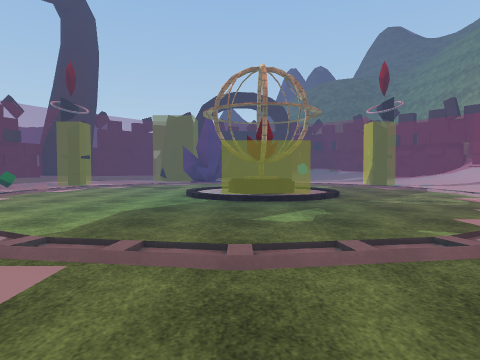
view 1 (above)

24 first-person views from a walk through a 3-D level made in the Unity game engine. The camera is 1.3 m above the floor, tilts 2° down and sees 75° across. The floor is counted in squares, 2 m on a side. Each view is taken from the middle of a square. On the plan, view 1 faces up. The plan holds only what a view shows up to about 10 squares ahead; the rest is blank. The place goes on beyond the plan. The player character is not drawn. Some animated figures are not drawn. Some surface patterns are stand-ins.

view 2
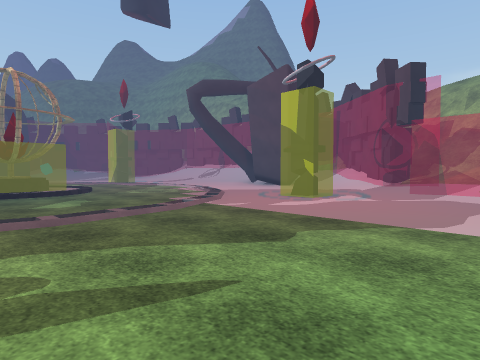

view 3
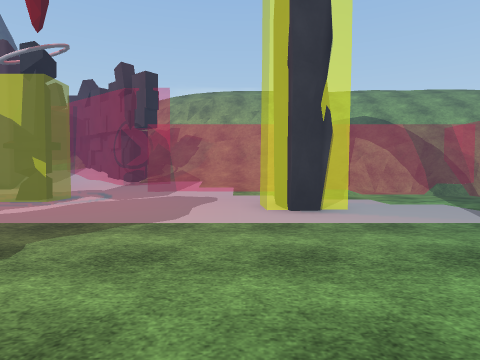

view 4
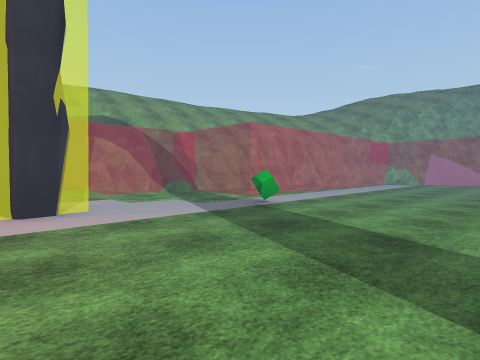

view 5
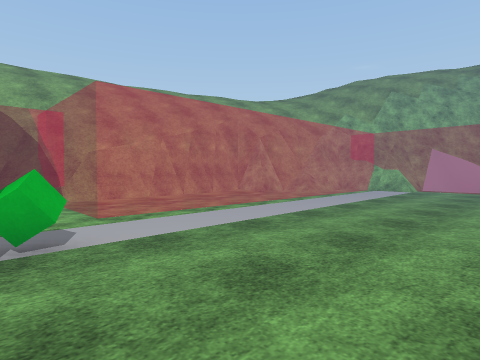

view 6
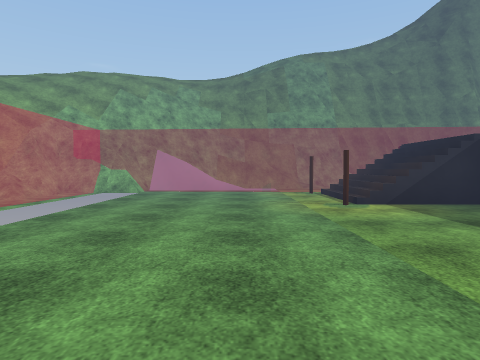

view 7
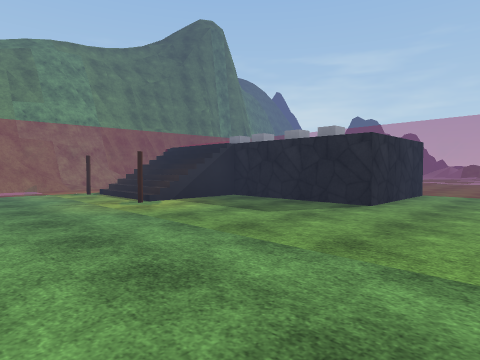

view 8
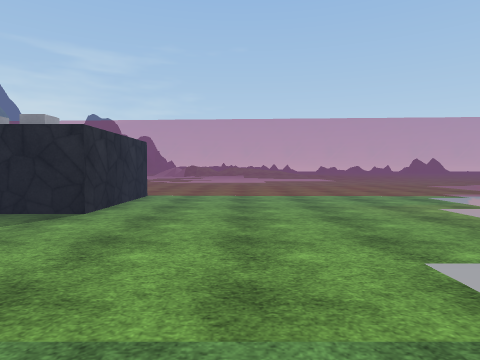

view 9
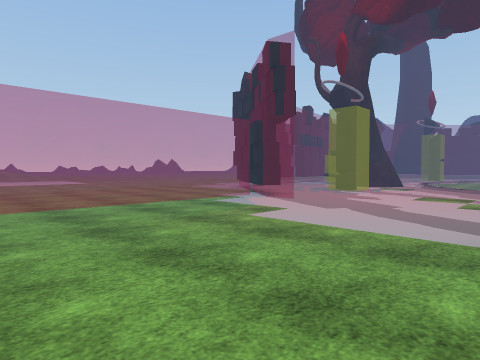

view 10
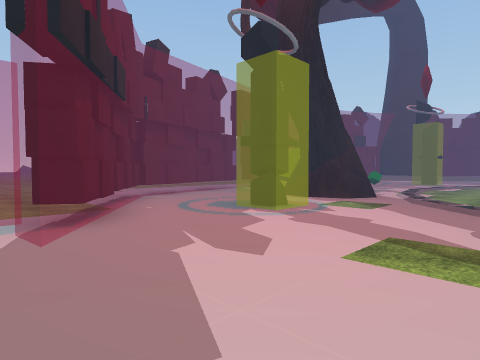

view 11
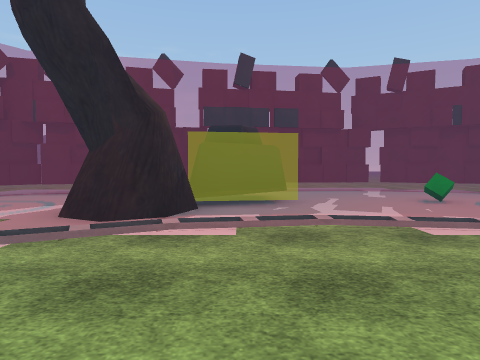

view 12
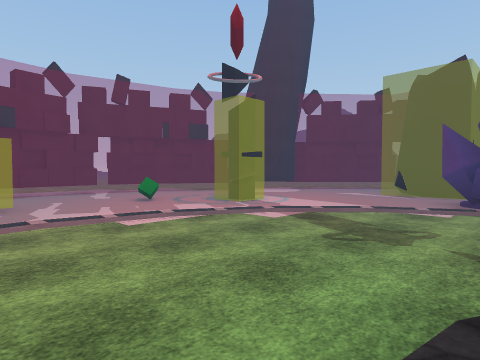

view 13
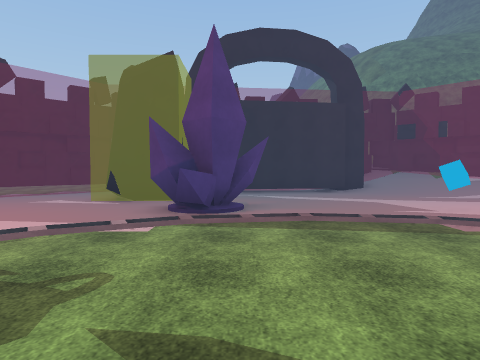

view 14
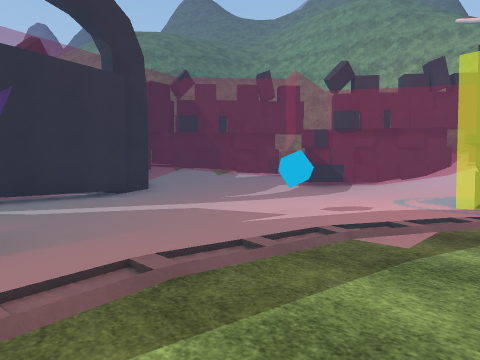

view 15
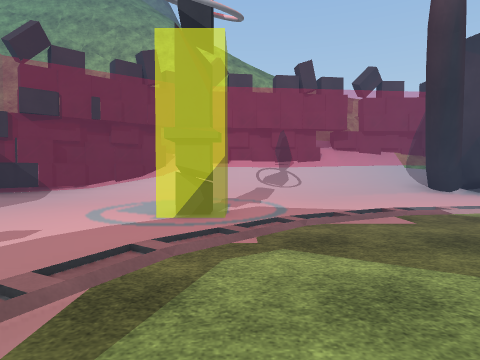

view 16
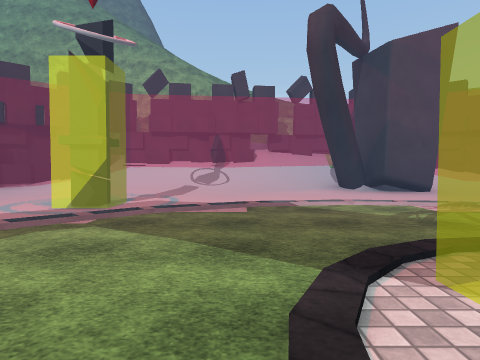

view 17
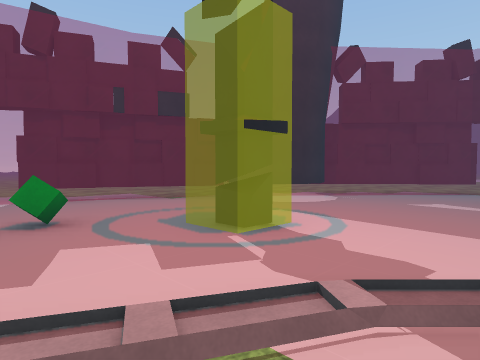

view 18
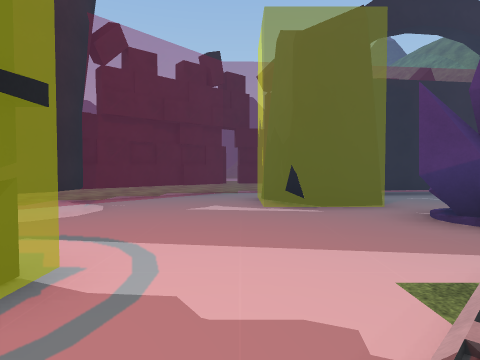

view 19
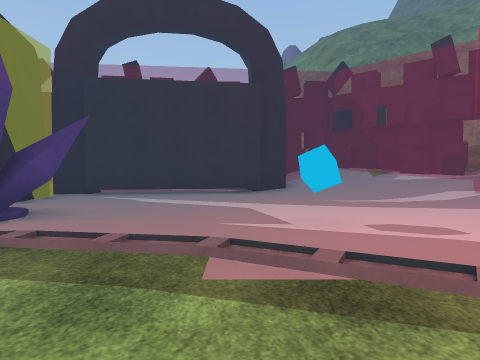

view 20
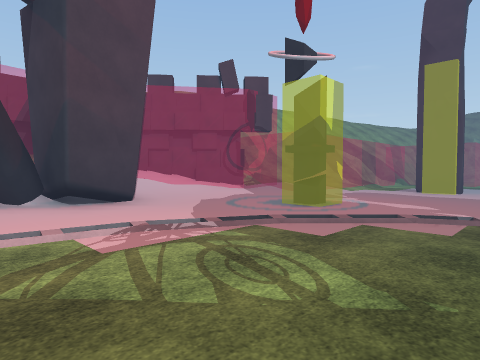

view 21
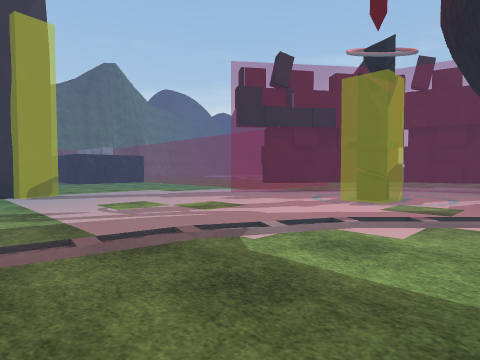

view 22
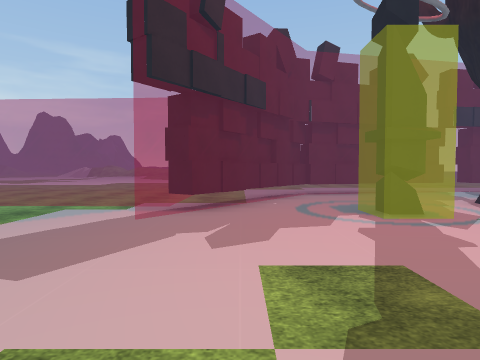

view 23
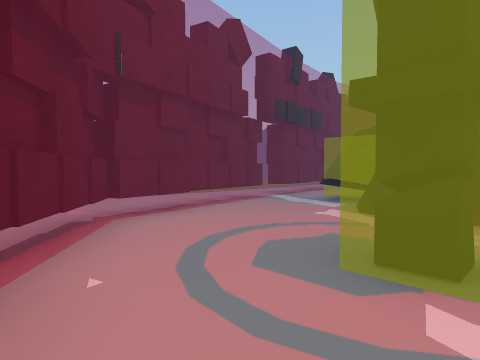

view 24
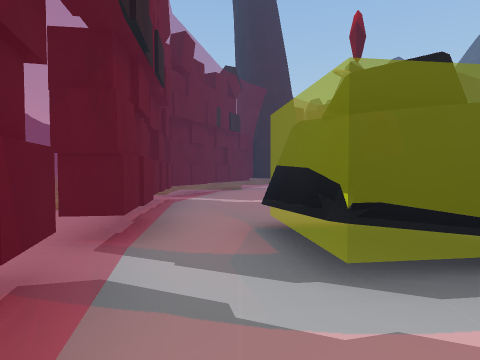

### Floor plan
Key: @ floor where view 1 was taken; # wall or solid block; . main floor; : floor 0.25 m higher than the main floor; / step, stairs or slope; = window, fence, low wall or low ledge; ^ raised ledge; C green cube; Y cylinder; U cube; T tree; O other object.
Columns run from 14 left of view 1 to 11 right of it. Each row starts with its distance up from view 1.
 22         ^
 21     ^^^^^         ==##
 20    ^^^^^#==   =###//=##
 19    ^^^^#=..###....///=#
 18     ^^#=..##......../=
 17     ^ =...##........./=^
 16   ^^  #......O........=##
 15  ^^^=#......OO...U..../=##
 14 ^^^#=.......O.........//=#
 13 ^^^=...#.../...../..#.//=#
 12 ^ #=....../......./...:/=#
 11 ^^#=..C../........./...//=
 10   =...........//.......//=
  9  ^#=..../..../  /......//=
  8   ^=.##./....:#O:......//=
  7  ^^=.##./..../##/.....##/=
  6  ^^=.###/.....//......## =
  5  ^^=..T#T/........./..##
  4  ^^=....../......./..../==
  3  ^^#=..##../...../...../=#
  2   ^#=..##...........#./=##
  1   ^^#=................/=#
  0 ^^^^^#=.......@......====
 -1  ^^^=====............==^
 -2    ====..............==^
 -3   ^====...........##. =^
 -4  ^^====.....##....... ^
 -5 ^^^====..............==
 -6   ^====..............===
 -7   ^  ==..........C...==
 -8      ==...........=====
 -9    ====..#........====#
-10           ........====#
-11         U ........====
-12         U ........====
-13         U //Y.....====
-14           ///.....===
-15           //Y.....===
-16           ==========
-17            === ===
-18             =^=

Where each view was taken, in squares from view 1:
view 1: 0 up, 0 right, facing up
view 2: 2 down, 1 left, facing up-right
view 3: 2 down, 1 left, facing right
view 4: 2 down, 1 left, facing down-right
view 5: 6 down, 0 right, facing down-right
view 6: 7 down, 0 right, facing down
view 7: 7 down, 1 right, facing down-left
view 8: 7 down, 0 right, facing left
view 9: 7 down, 2 left, facing up-left
view 10: 2 down, 3 left, facing up-left
view 11: 7 up, 2 left, facing left
view 12: 7 up, 1 left, facing up-left
view 13: 9 up, 1 left, facing up
view 14: 12 up, 1 left, facing up-right
view 15: 12 up, 1 right, facing right
view 16: 10 up, 0 right, facing right
view 17: 10 up, 4 left, facing up-left
view 18: 11 up, 5 left, facing up
view 19: 11 up, 2 right, facing up
view 20: 8 up, 2 right, facing down-right
view 21: 5 up, 0 right, facing down-left
view 22: 0 up, 2 left, facing left
view 23: 0 up, 6 left, facing up-left
view 24: 4 up, 10 left, facing up
